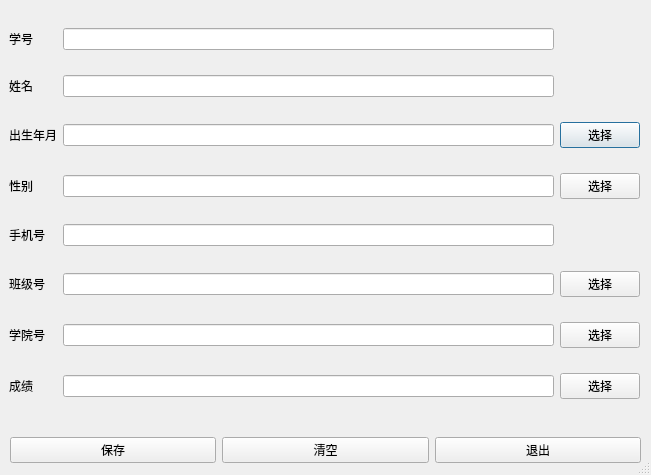
<?xml version="1.0" encoding="UTF-8"?>
<ui version="4.0">
 <class>Dialog</class>
 <widget class="QDialog" name="Dialog">
  <property name="geometry">
   <rect>
    <x>0</x>
    <y>0</y>
    <width>651</width>
    <height>475</height>
   </rect>
  </property>
  <property name="windowTitle">
   <string>学生信息</string>
  </property>
  <property name="sizeGripEnabled">
   <bool>true</bool>
  </property>
  <widget class="QWidget" name="gridLayoutWidget">
   <property name="geometry">
    <rect>
     <x>9</x>
     <y>9</y>
     <width>631</width>
     <height>411</height>
    </rect>
   </property>
   <layout class="QGridLayout" name="gridLayout">
    <item row="2" column="3">
     <widget class="QPushButton" name="pushButton_4">
      <property name="text">
       <string>选择</string>
      </property>
     </widget>
    </item>
    <item row="1" column="2">
     <widget class="QLineEdit" name="lineEdit_2"/>
    </item>
    <item row="5" column="3">
     <widget class="QPushButton" name="pushButton_6">
      <property name="text">
       <string>选择</string>
      </property>
     </widget>
    </item>
    <item row="3" column="3">
     <widget class="QPushButton" name="pushButton_5">
      <property name="text">
       <string>选择</string>
      </property>
     </widget>
    </item>
    <item row="7" column="3">
     <widget class="QPushButton" name="pushButton_8">
      <property name="text">
       <string>选择</string>
      </property>
     </widget>
    </item>
    <item row="5" column="2">
     <widget class="QLineEdit" name="lineEdit_6">
      <property name="readOnly">
       <bool>true</bool>
      </property>
     </widget>
    </item>
    <item row="0" column="1">
     <widget class="QLabel" name="label">
      <property name="text">
       <string>学号</string>
      </property>
     </widget>
    </item>
    <item row="3" column="2">
     <widget class="QLineEdit" name="lineEdit_4">
      <property name="readOnly">
       <bool>true</bool>
      </property>
     </widget>
    </item>
    <item row="0" column="2">
     <widget class="QLineEdit" name="lineEdit">
      <property name="readOnly">
       <bool>true</bool>
      </property>
     </widget>
    </item>
    <item row="1" column="1">
     <widget class="QLabel" name="label_2">
      <property name="text">
       <string>姓名</string>
      </property>
     </widget>
    </item>
    <item row="7" column="1">
     <widget class="QLabel" name="label_8">
      <property name="text">
       <string>成绩</string>
      </property>
     </widget>
    </item>
    <item row="3" column="1">
     <widget class="QLabel" name="label_4">
      <property name="text">
       <string>性别</string>
      </property>
     </widget>
    </item>
    <item row="6" column="3">
     <widget class="QPushButton" name="pushButton_7">
      <property name="text">
       <string>选择</string>
      </property>
     </widget>
    </item>
    <item row="2" column="1">
     <widget class="QLabel" name="label_3">
      <property name="text">
       <string>出生年月</string>
      </property>
     </widget>
    </item>
    <item row="2" column="2">
     <widget class="QLineEdit" name="lineEdit_3">
      <property name="readOnly">
       <bool>true</bool>
      </property>
     </widget>
    </item>
    <item row="4" column="2">
     <widget class="QLineEdit" name="lineEdit_5"/>
    </item>
    <item row="4" column="1">
     <widget class="QLabel" name="label_5">
      <property name="text">
       <string>手机号</string>
      </property>
     </widget>
    </item>
    <item row="5" column="1">
     <widget class="QLabel" name="label_6">
      <property name="text">
       <string>班级号</string>
      </property>
     </widget>
    </item>
    <item row="6" column="1">
     <widget class="QLabel" name="label_7">
      <property name="text">
       <string>学院号</string>
      </property>
     </widget>
    </item>
    <item row="6" column="2">
     <widget class="QLineEdit" name="lineEdit_7">
      <property name="readOnly">
       <bool>true</bool>
      </property>
     </widget>
    </item>
    <item row="7" column="2">
     <widget class="QLineEdit" name="lineEdit_8">
      <property name="readOnly">
       <bool>true</bool>
      </property>
     </widget>
    </item>
   </layout>
  </widget>
  <widget class="QWidget" name="horizontalLayoutWidget">
   <property name="geometry">
    <rect>
     <x>10</x>
     <y>430</y>
     <width>631</width>
     <height>41</height>
    </rect>
   </property>
   <layout class="QHBoxLayout" name="horizontalLayout">
    <item>
     <widget class="QPushButton" name="pushButton_3">
      <property name="text">
       <string>保存</string>
      </property>
     </widget>
    </item>
    <item>
     <widget class="QPushButton" name="pushButton_2">
      <property name="text">
       <string>清空</string>
      </property>
     </widget>
    </item>
    <item>
     <widget class="QPushButton" name="pushButton">
      <property name="text">
       <string>退出</string>
      </property>
     </widget>
    </item>
   </layout>
  </widget>
 </widget>
 <resources/>
 <connections>
  <connection>
   <sender>pushButton</sender>
   <signal>clicked()</signal>
   <receiver>Dialog</receiver>
   <slot>close()</slot>
   <hints>
    <hint type="sourcelabel">
     <x>540</x>
     <y>449</y>
    </hint>
    <hint type="destinationlabel">
     <x>528</x>
     <y>405</y>
    </hint>
   </hints>
  </connection>
 </connections>
</ui>
